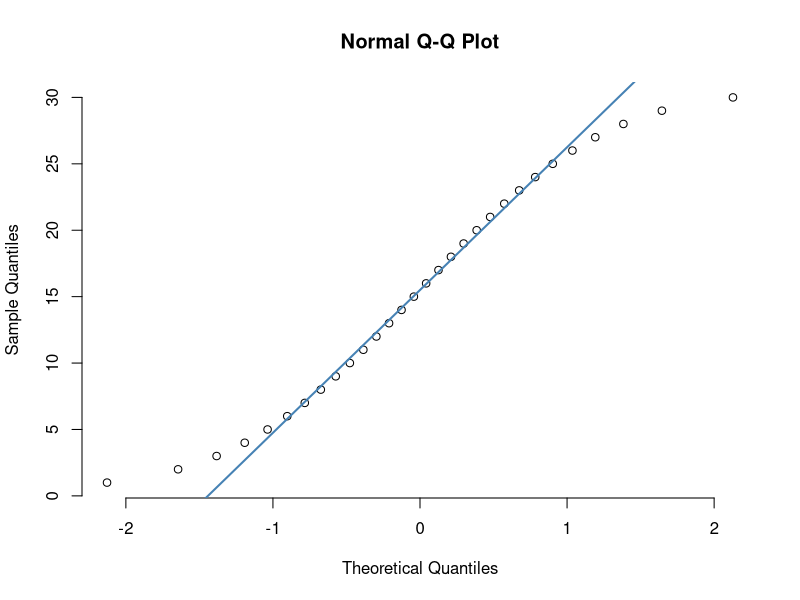
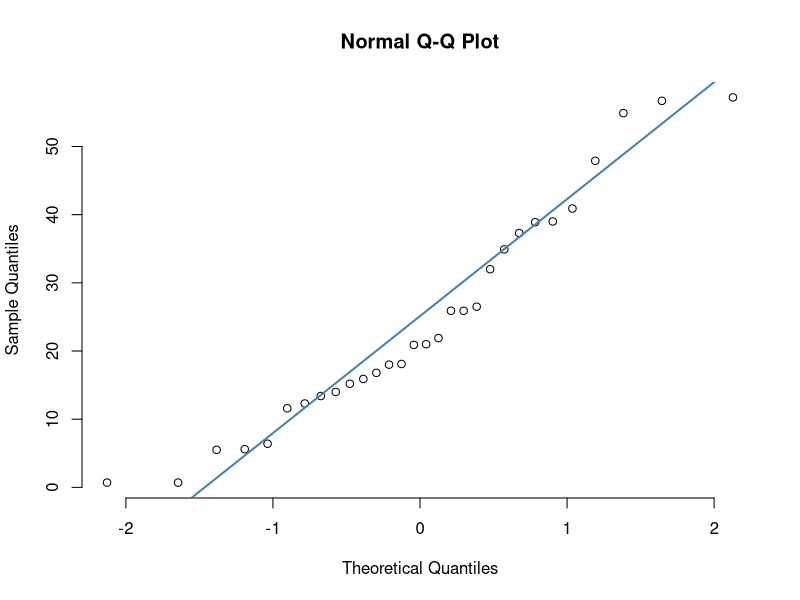
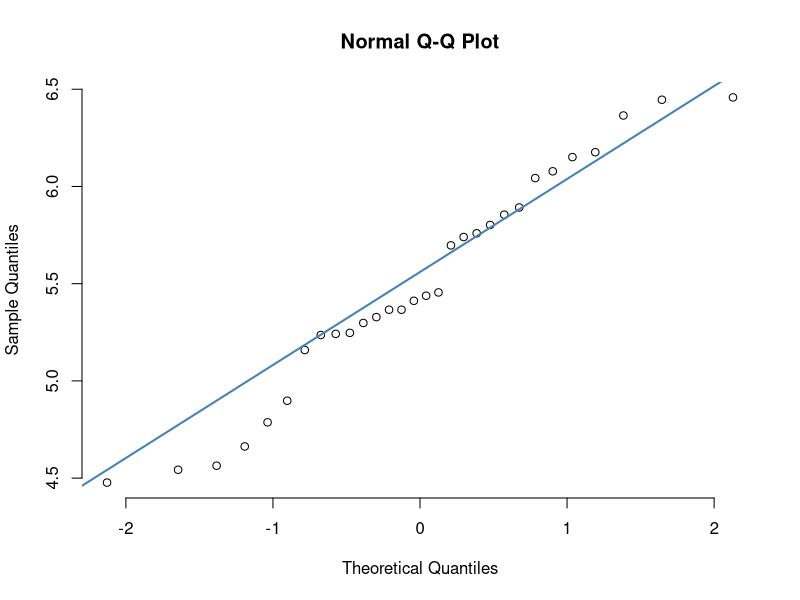
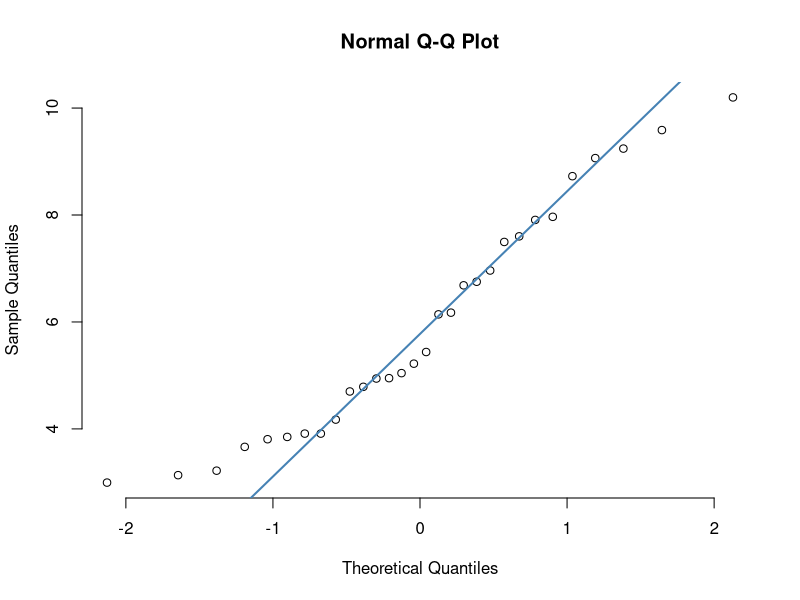
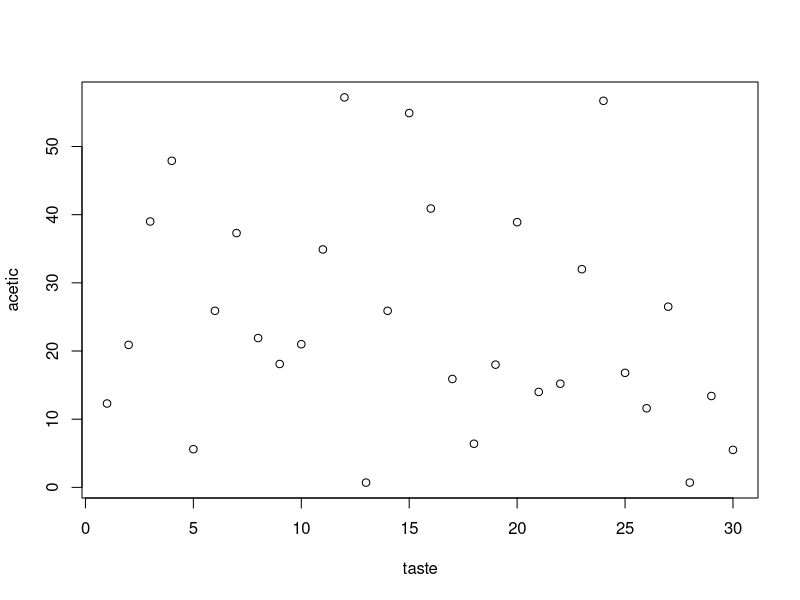
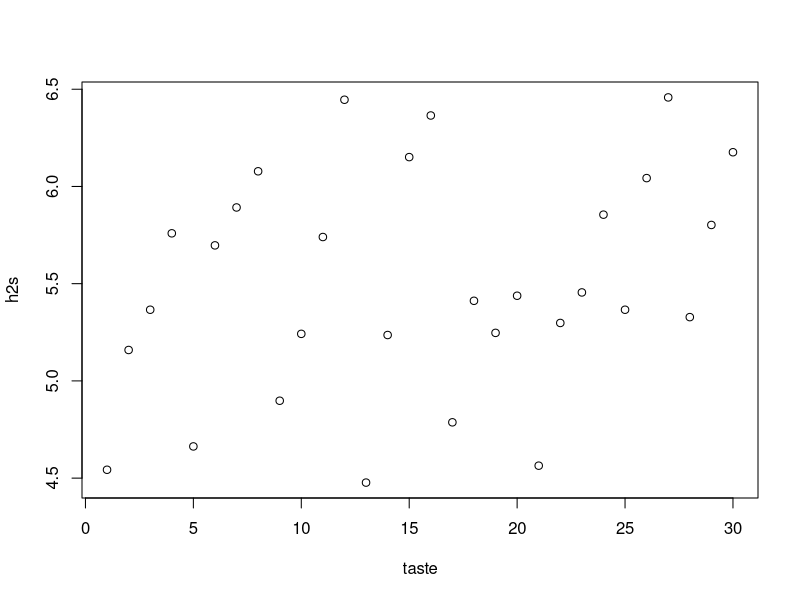
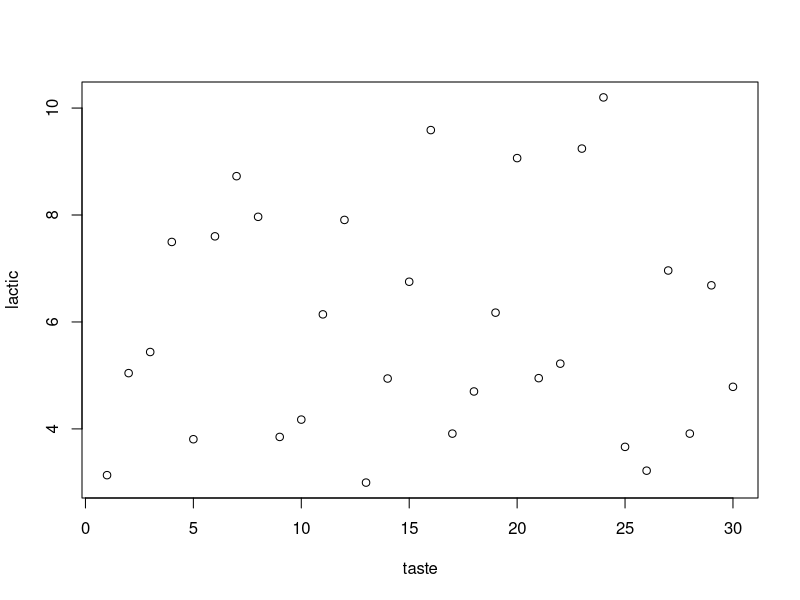
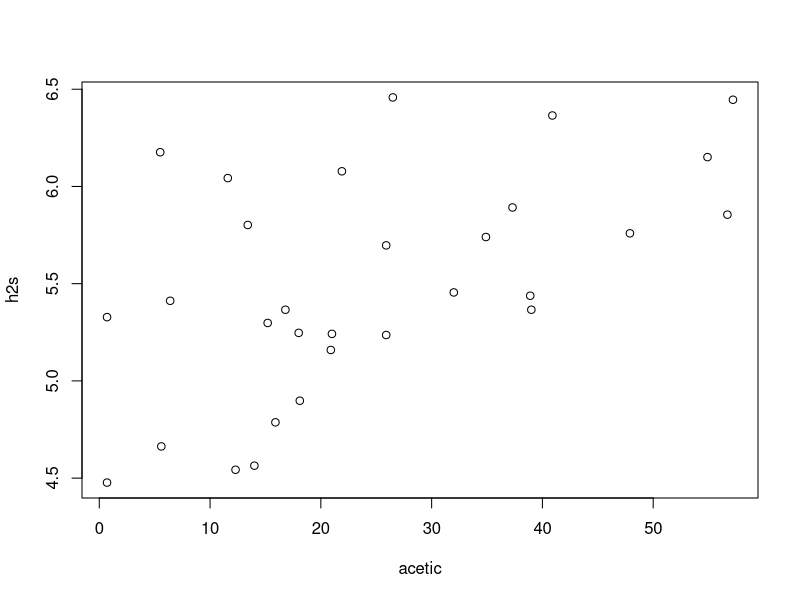

Recreate these plots in R, in order.
## ---- chunk 1
knitr::opts_chunk$set(echo = FALSE, warning=FALSE)
## ---- chunk 2
setwd(getwd())

library(readxl)
loss <- read_excel("./ex11-53cheese.xls")

taste = c()
acetic = c()
h2s = c()
lactic = c()

for (n in 1:nrow(loss)) {
  taste <- append(taste, as.numeric(loss[n,1]))
  acetic <- append(acetic, as.numeric(loss[n,2]))
  h2s <- append(h2s, as.numeric(loss[n,3]))
  lactic <- append(lactic, as.numeric(loss[n,4]))
}


## ---- chunk 3
stem(taste)
qqnorm(taste, pch = 1, frame = FALSE)
qqline(taste, col = "steelblue", lwd = 2)
## ---- chunk 4
stem(acetic)
qqnorm(acetic, pch = 1, frame = FALSE)
qqline(acetic, col = "steelblue", lwd = 2)
## ---- chunk 5
stem(h2s)
qqnorm(h2s, pch = 1, frame = FALSE)
qqline(h2s, col = "steelblue", lwd = 2)
## ---- chunk 6
stem(lactic)
qqnorm(lactic, pch = 1, frame = FALSE)
qqline(lactic, col = "steelblue", lwd = 2)
## ---- chunk 7
plot(taste, acetic)
## ---- chunk 8
plot(taste, h2s)
## ---- chunk 9
plot(taste, lactic)
## ---- chunk 10
plot(acetic, h2s)

## ---- chunk 11
plot(acetic, lactic)
## ---- chunk 12
plot(h2s, lactic)
## ---- chunk 13
tamodel <- lm(taste ~ acetic, data = loss)
modelSummary <- summary(tamodel)
modelCoeffs <- modelSummary$coefficients
beta <- modelCoeffs["acetic", "Estimate"]
se <- modelCoeffs["acetic", "Std. Error"]
t_value <- beta/se
p_value <- 2*pt(-abs(t_value), df=nrow(loss) - 2)
## ---- chunk 14
Taste_Acetic <- lm(taste ~ acetic, data = loss)
modelSummary <- summary(Taste_Acetic)
hist(Taste_Acetic$residuals, pch = 16, col = "red", main = "Histogram of Residuals")

plot(taste,acetic)
abline(Taste_Acetic) #need to fix
